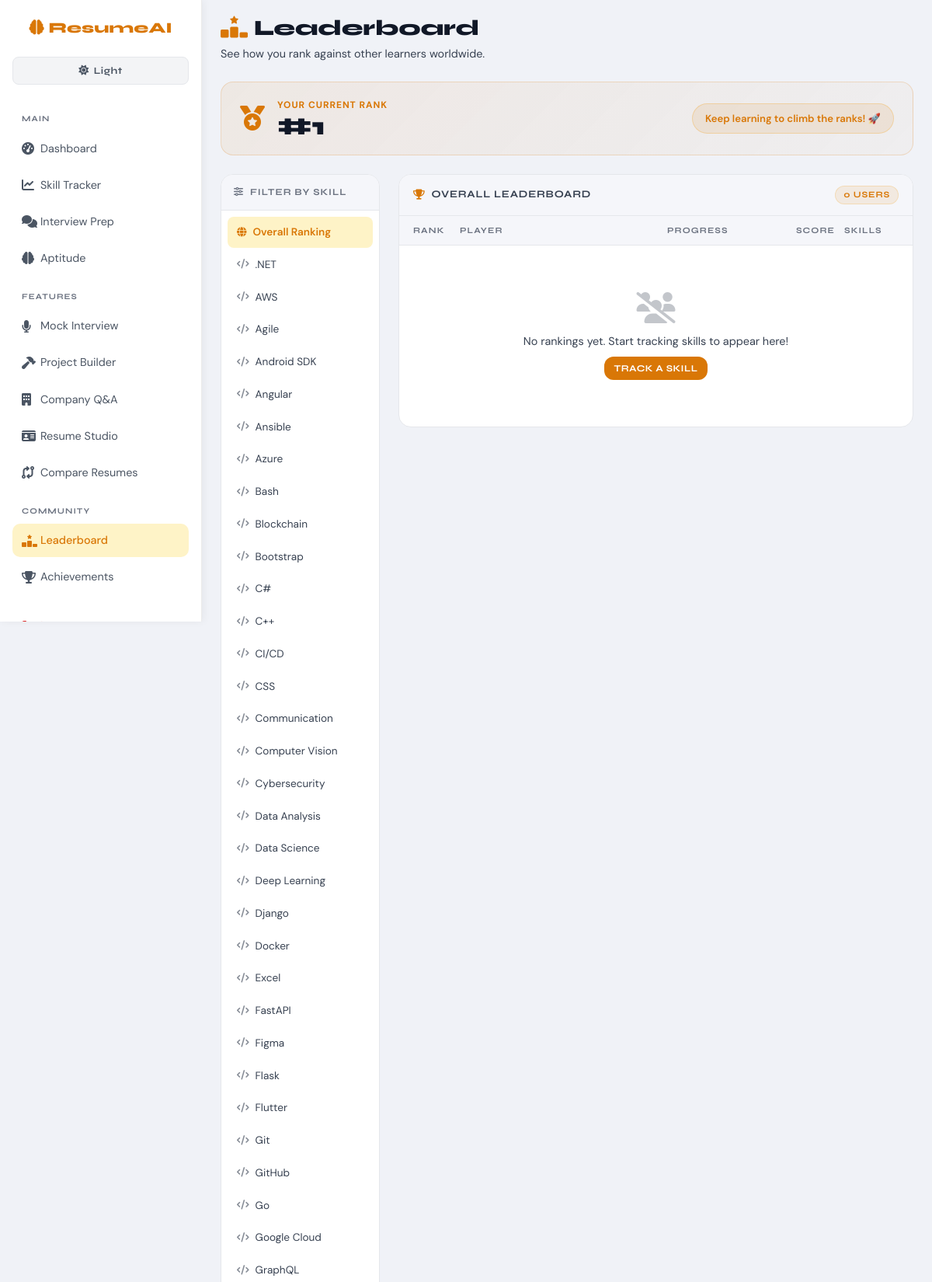
Page /leaderboard/ (signed in, upper part) on the committed database.
### analyzer/models.py (models this page shows, shortened)
class Skill(models.Model):
    name = models.CharField(max_length=100, unique=True)
    class Meta:
        ordering = ['name']

### analyzer/views.py (the view)
# urls.py: path('leaderboard/', views.leaderboard, name='leaderboard'),
@login_required
def leaderboard(request):
    from django.contrib.auth.models import User
    skill_id = request.GET.get('skill')
    selected_skill = None
    if skill_id:
        selected_skill = get_object_or_404(Skill, pk=skill_id)
        rankings = SkillProgress.objects.filter(skill=selected_skill).select_related('user').order_by('-level')[:20]
    else:
        from django.db.models import Avg
        rankings = (
            SkillProgress.objects
            .values('user__username', 'user__first_name', 'user__last_name')
            .annotate(avg_level=Avg('level'), skill_count=Count('skill'))
            .order_by('-avg_level')[:20]
        )
    all_skills = Skill.objects.all()
    user_rank = None
    if not skill_id:
        user_data = SkillProgress.objects.filter(user=request.user).aggregate(avg=Avg('level'))
        user_avg = user_data['avg'] or 0
        user_rank = sum(1 for r in rankings if r.get('avg_level', 0) > user_avg) + 1
    return render(request, 'leaderboard.html', {
        'rankings': rankings,
        'all_skills': all_skills,
        'selected_skill': selected_skill,
        'user_rank': user_rank,
        'is_overall': not skill_id,
    })

### templates/leaderboard.html (shortened to what this page needs)
{% extends 'base.html' %}
{% block content %}
<div class="page-header">
  <h1 class="page-title"><i class="fa-solid fa-ranking-star me-2" style="color:var(--amber)"></i>Leaderboard</h1>
  <p class="page-subtitle">See how you rank against other learners worldwide.</p>
</div>
{% if user_rank %}
<div class="rank-banner mb-4">
  <div class="rank-banner-inner">
    <div class="rank-banner-left">
      <i class="fa-solid fa-medal" style="font-size:2rem;color:var(--amber)"></i>
      <div>
        <div class="rank-banner-label">Your Current Rank</div>
        <div class="rank-banner-num">#{{ user_rank }}</div>
      </div>
    </div>
    <div class="rank-banner-right">
      <span class="rank-banner-badge">Keep learning to climb the ranks! 🚀</span>
    </div>
  </div>
</div>
{% endif %}
<div class="row g-4">
  <div class="col-lg-3">
    <div class="lb-filter-card">
      <div class="lb-filter-header">
        <i class="fa-solid fa-sliders me-2"></i>Filter by Skill
      </div>
      <div class="lb-filter-body">
        <a href="{% url 'leaderboard' %}" class="lb-filter-link {% if not selected_skill %}active{% endif %}">
          <i class="fa-solid fa-globe me-2"></i>Overall Ranking
        </a>
        {% for skill in all_skills %}
        <a href="{% url 'leaderboard' %}?skill={{ skill.pk }}" class="lb-filter-link {% if selected_skill and selected_skill.pk == skill.pk %}active{% endif %}">
          <i class="fa-solid fa-code me-2"></i>{{ skill.name }}
        </a>
        {% endfor %}
      </div>
    </div>
  </div>
  <div class="col-lg-9">
    <div class="lb-card">
      <div class="lb-card-header">
        <i class="fa-solid fa-trophy me-2" style="color:var(--amber)"></i>
        {% if selected_skill %}{{ selected_skill.name }} Leaderboard{% else %}Overall Leaderboard{% endif %}
        <span class="lb-count-badge ms-auto">{{ rankings|length }} users</span>
      </div>
      <div class="lb-table">
        <div class="lb-thead">
          <span class="lbt-rank">Rank</span>
          <span class="lbt-user">Player</span>
          <span class="lbt-bar">Progress</span>
          <span class="lbt-score">Score</span>
          {% if is_overall %}<span class="lbt-extra">Skills</span>{% endif %}
        </div>
        {% for entry in rankings %}
        <div class="lb-row {% if forloop.counter <= 3 %}lb-row-top lb-row-top-{{ forloop.counter }}{% endif %} {% if entry.user == request.user or entry.user__username == request.user.username %}lb-row-me{% endif %}">
          <span class="lbt-rank">
            {% if forloop.counter == 1 %}<span class="lb-medal lb-gold">🥇</span>
            {% elif forloop.counter == 2 %}<span class="lb-medal lb-silver">🥈</span>
            {% elif forloop.counter == 3 %}<span class="lb-medal lb-bronze">🥉</span>
            {% else %}<span class="lb-num">#{{ forloop.counter }}</span>{% endif %}
          </span>
          <span class="lbt-user">
            <div class="lb-avatar">
              {% if is_overall %}{{ entry.user__username|first|upper }}{% else %}{{ entry.user.username|first|upper }}{% endif %}
            </div>
            <div class="lb-user-info">
              <strong>{% if is_overall %}{{ entry.user__first_name }} {{ entry.user__last_name }}{% else %}{{ entry.user.get_full_name|default:entry.user.username }}{% endif %}</strong>
              <small>@{% if is_overall %}{{ entry.user__username }}{% else %}{{ entry.user.username }}{% endif %}</small>
            </div>
          </span>
          <span class="lbt-bar">
            <div class="lb-progress">
              <div class="lb-progress-fill" style="width:{% if is_overall %}{{ entry.avg_level|floatformat:0 }}{% else %}{{ entry.level }}{% endif %}%"></div>
            </div>
          </span>
          <span class="lbt-score">
            <strong>{% if is_overall %}{{ entry.avg_level|floatformat:0 }}{% else %}{{ entry.level }}{% endif %}%</strong>
          </span>
          {% if is_overall %}<span class="lbt-extra"><span class="skill-count-pill">{{ entry.skill_count }} skills</span></span>{% endif %}
        </div>
        {% empty %}
        <div class="lb-empty">
          <i class="fa-solid fa-users-slash"></i>
          <p>No rankings yet. Start tracking skills to appear here!</p>
          <a href="{% url 'skill_tracker_list' %}" class="btn btn-primary btn-sm mt-2">Track a Skill</a>
        </div>
        {% endfor %}
      </div>
    </div>
  </div>
</div>
{% endblock %}

### rows in the picture
Skill: name ".NET"
Skill: name "AWS"
Skill: name "Agile"
Skill: name "Android SDK"
Skill: name "Angular"
Skill: name "Ansible"
Skill: name "Azure"
Skill: name "Bash"
Skill: name "Blockchain"
Skill: name "Bootstrap"
Skill: name "C#"
Skill: name "C++"
Skill: name "CI/CD"
Skill: name "CSS"
Skill: name "Communication"
Skill: name "Computer Vision"
Skill: name "Cybersecurity"
Skill: name "Data Analysis"
Skill: name "Data Science"
Skill: name "Deep Learning"
Skill: name "Django"
Skill: name "Docker"
Skill: name "Excel"
Skill: name "FastAPI"
Skill: name "Figma"
Skill: name "Flask"
Skill: name "Flutter"
Skill: name "Git"
Skill: name "GitHub"
Skill: name "Go"
Skill: name "Google Cloud"
Skill: name "GraphQL"

### other values in the picture
{{ user_rank }} "1"
{{ rankings|length }} "0"
